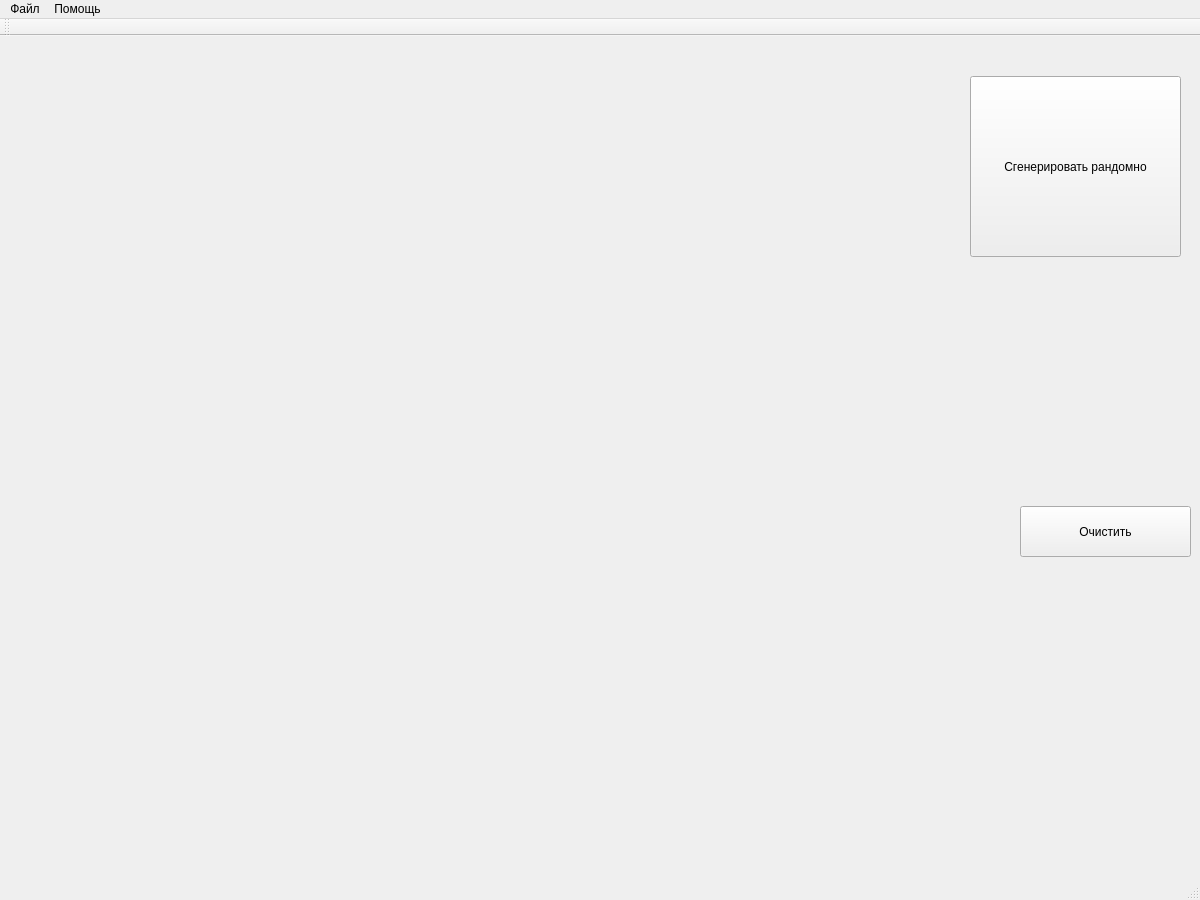
<?xml version="1.0" encoding="UTF-8"?>
<ui version="4.0">
 <class>MainWindow</class>
 <widget class="QMainWindow" name="MainWindow">
  <property name="geometry">
   <rect>
    <x>0</x>
    <y>0</y>
    <width>1200</width>
    <height>900</height>
   </rect>
  </property>
  <property name="windowTitle">
   <string>MyCLoudRender</string>
  </property>
  <widget class="QWidget" name="centralWidget">
   <widget class="QPushButton" name="pushButton">
    <property name="geometry">
     <rect>
      <x>970</x>
      <y>40</y>
      <width>211</width>
      <height>181</height>
     </rect>
    </property>
    <property name="text">
     <string>Сгенерировать рандомно</string>
    </property>
   </widget>
   <widget class="QLabel" name="draw_label">
    <property name="geometry">
     <rect>
      <x>20</x>
      <y>20</y>
      <width>900</width>
      <height>900</height>
     </rect>
    </property>
    <property name="text">
     <string/>
    </property>
   </widget>
   <widget class="QPushButton" name="clear_button">
    <property name="geometry">
     <rect>
      <x>1020</x>
      <y>470</y>
      <width>171</width>
      <height>51</height>
     </rect>
    </property>
    <property name="text">
     <string>Очистить</string>
    </property>
   </widget>
  </widget>
  <widget class="QMenuBar" name="menuBar">
   <property name="geometry">
    <rect>
     <x>0</x>
     <y>0</y>
     <width>1200</width>
     <height>22</height>
    </rect>
   </property>
   <widget class="QMenu" name="menuMybar">
    <property name="title">
     <string>Файл</string>
    </property>
    <addaction name="action"/>
    <addaction name="action_2"/>
   </widget>
   <widget class="QMenu" name="menu">
    <property name="title">
     <string>Помощь</string>
    </property>
    <addaction name="separator"/>
    <addaction name="action_4"/>
    <addaction name="action_5"/>
   </widget>
   <addaction name="menuMybar"/>
   <addaction name="menu"/>
  </widget>
  <widget class="QToolBar" name="mainToolBar">
   <attribute name="toolBarArea">
    <enum>TopToolBarArea</enum>
   </attribute>
   <attribute name="toolBarBreak">
    <bool>false</bool>
   </attribute>
  </widget>
  <widget class="QStatusBar" name="statusBar"/>
  <action name="action">
   <property name="text">
    <string>Загрузить файл</string>
   </property>
  </action>
  <action name="action_2">
   <property name="text">
    <string>Сохранить в файл</string>
   </property>
  </action>
  <action name="action_4">
   <property name="text">
    <string>Команды</string>
   </property>
  </action>
  <action name="action_5">
   <property name="text">
    <string>О нас</string>
   </property>
  </action>
 </widget>
 <layoutdefault spacing="6" margin="11"/>
 <resources/>
 <connections/>
</ui>
